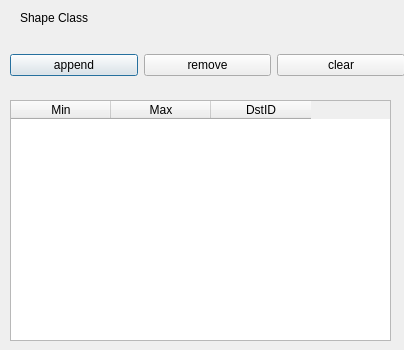
<?xml version="1.0" encoding="UTF-8"?>
<ui version="4.0">
 <class>LookUpTableDialog</class>
 <widget class="QDialog" name="LookUpTableDialog">
  <property name="geometry">
   <rect>
    <x>0</x>
    <y>0</y>
    <width>404</width>
    <height>350</height>
   </rect>
  </property>
  <property name="windowTitle">
   <string>Dialog</string>
  </property>
  <widget class="QWidget" name="horizontalLayoutWidget">
   <property name="geometry">
    <rect>
     <x>10</x>
     <y>100</y>
     <width>381</width>
     <height>241</height>
    </rect>
   </property>
   <layout class="QHBoxLayout" name="horizontalLayout">
    <item>
     <widget class="QTableWidget" name="tableWidget">
      <column>
       <property name="text">
        <string>Min</string>
       </property>
      </column>
      <column>
       <property name="text">
        <string>Max</string>
       </property>
      </column>
      <column>
       <property name="text">
        <string>DstID</string>
       </property>
      </column>
     </widget>
    </item>
   </layout>
  </widget>
  <widget class="QWidget" name="horizontalLayoutWidget_2">
   <property name="geometry">
    <rect>
     <x>10</x>
     <y>40</y>
     <width>395</width>
     <height>51</height>
    </rect>
   </property>
   <layout class="QHBoxLayout" name="horizontalLayout_2">
    <item>
     <widget class="QPushButton" name="insertBtn">
      <property name="text">
       <string>append</string>
      </property>
     </widget>
    </item>
    <item>
     <widget class="QPushButton" name="removeBtn">
      <property name="text">
       <string>remove</string>
      </property>
     </widget>
    </item>
    <item>
     <widget class="QPushButton" name="clearBtn">
      <property name="text">
       <string>clear</string>
      </property>
     </widget>
    </item>
   </layout>
  </widget>
  <widget class="QLabel" name="nameLabel">
   <property name="geometry">
    <rect>
     <x>20</x>
     <y>10</y>
     <width>371</width>
     <height>16</height>
    </rect>
   </property>
   <property name="text">
    <string>Shape Class</string>
   </property>
  </widget>
 </widget>
 <resources/>
 <connections/>
</ui>
